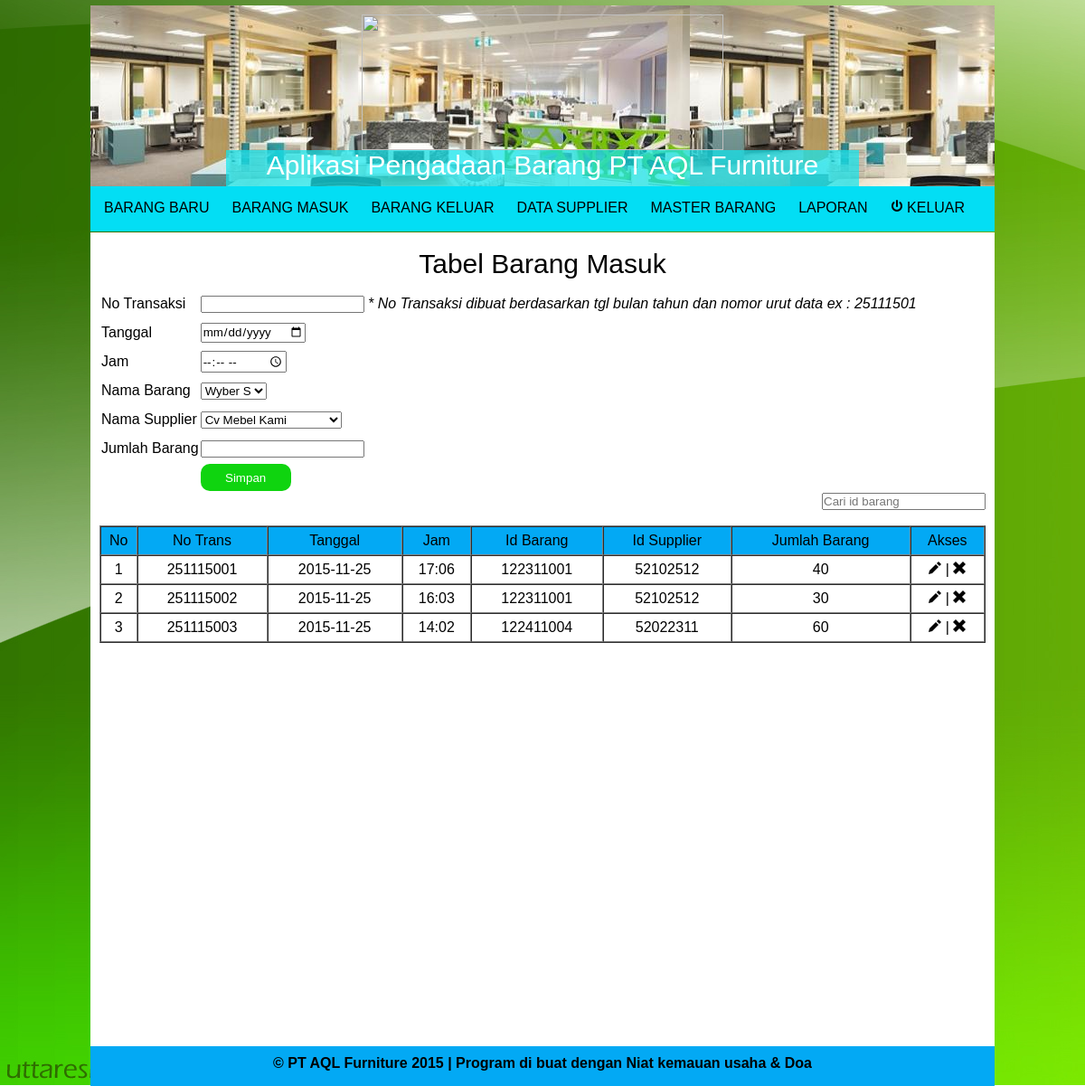
/barang_masuk.php (signed in), run on the app's committed database.
### tables this page shows
CREATE TABLE IF NOT EXISTS `barang_masuk` (
  `no_trans` int(11) NOT NULL,
  `tgl` varchar(100) NOT NULL,
  `jam` varchar(100) NOT NULL,
  `id_barang` varchar(100) NOT NULL,
  `id_supplier` varchar(100) NOT NULL,
  `jumlah` varchar(100) NOT NULL
);

### fungsi.php (called while the page is built, shortened)
<?php
function combo(){
	global $link;
	$query= "SELECT * FROM data_supplier";
	$result= mysqli_query($link, $query) or die("Tampil data Gagal");
	return $result;
}
function combomasuk(){
	global $link;
	$query= "SELECT * FROM barang_baru";
	$result= mysqli_query($link, $query) or die("Tampil data Gagal");
	return $result;
}
function tampilbarangmasuk(){
	global $link;
	$query= "SELECT * FROM barang_masuk";
	$result= mysqli_query($link, $query) or die("Tampil data Gagal");
	return $result;
}
?>

### barang_masuk.php (the view, shortened to what this page needs)
<?php
include "head.php";
if(@$_SESSION['admin'] || @$_SESSION['user']){
?>
<div class="body">
<br>
<center><p>Tabel Barang Masuk</p></center>
<div id="tabel">
<form action="" method="post">
	<table class="tabel1">
		<tr>
			<td>No Transaksi</td>
			<td><input type="number" name="notrans" required> <i>* No Transaksi dibuat berdasarkan tgl bulan tahun dan nomor urut data ex : 25111501</i></td>
		</tr>
		<tr>
			<td>Tanggal</td>
			<td><input type="date" name="date" required></td>
		</tr>
		<tr>
			<td>Jam</td>
			<td><input type="time" name="time" required></td>
		</tr>
		<tr>
			<td>Nama Barang</td>
			<td><select name="idbarang"required>
				<?php
				$result=combomasuk();
				while ($row=mysqli_fetch_assoc($result)) {
				echo "<option value=$row[id_barang] selected>$row[nama_barang]</option>";
				}
				?>
			</select>
			</td>
		</tr>
		<tr>
			<td>Nama Supplier</td>
			<td><select name="idsup" required>
				<?php
				$result=combo();
				while ($row=mysqli_fetch_assoc($result)) {
				echo "<option value=$row[id_supplier] selected>$row[nama]</option>";
				}
				?>
			</select>
			</td>
		</tr>
		<tr>
			<td>Jumlah Barang</td>
			<td><input type="number" name="jumlah" required></td>
		</tr>
		<tr>
			<td></td>
			<td><input type="submit" name="submit" class="submit" value="Simpan"></td>
		</tr>
	</table>
</form>
<form action="" method="get">
<input type="search" name="cari" placeholder="Cari id barang" class="cari">
</form>
<br><br>
<form>
	<table border="1" cellspacing="0" class="tabel2">
		<tr bgcolor="#03A9F4" align="center">
			<td>No</td>
			<td>No Trans</td>
			<td>Tanggal</td>
			<td>Jam</td>
			<td>Id Barang</td>
			<td>Id Supplier</td>
			<td>Jumlah Barang</td>
			<td>Akses</td>
		</tr>
<?php
$no=1;
$result=tampilbarangmasuk();
while ($row=mysqli_fetch_assoc($result)) { ?>
		<tr>
			<td><?php echo $no;?></td>
			<td><?php echo $row['no_trans'];?></td>
			<td><?php echo $row['tgl'];?></td>
			<td><?php echo $row['jam'];?></td>
			<td><?php echo $row['id_barang'];?></td>
			<td><?php echo $row['id_supplier'];?></td>
			<td><?php echo $row['jumlah'];?></td>
			<td align="center"><a href="updatebarangmasuk.php?id= <?php echo $row['no_trans']; ?> "><img src="img/edit-black.png"></a> |
			<a href="hapusdatamasuk.php?id= <?php echo $row['no_trans']; ?> "><img src="img/delete-black.png"></a></td>
			<?php $no++;?>
		</tr>
		<?php }?>
	</table>
</form>
</div>
</div>
<?php include "foot.php";?>
<?php
} else{
	header("location:login.php");
}
?>

### style.css (style rules this page uses)
* { padding: 0; margin: 0; font-family: sans-serif; }

### barang_masuk.php (style rules this page uses)
.cari { float: right; }
p { font-size: 30px; }
.body { background-color:white; height: 900px; }
#tabel { padding: 10px 10px; }
.tabel1 { line-height: 30px; }
.tabel2 { width: 100%; line-height: 30px; text-align: center; }
.submit { background-color: #0FD40F; height: 30px; width: 100px; border:0px; color: white; border-radius: 10px; }

### data on the page
barang_masuk: no_trans "251115001", tgl "2015-11-25", jam "17:06", id_barang "122311001", id_supplier "52102512", jumlah "40"
barang_masuk: no_trans "251115002", tgl "2015-11-25", jam "16:03", id_barang "122311001", id_supplier "52102512", jumlah "30"
barang_masuk: no_trans "251115003", tgl "2015-11-25", jam "14:02", id_barang "122411004", id_supplier "52022311", jumlah "60"

### other printed values
form field idbarang "Wyber S"
form field idsup "Cv Mebel Kami"
